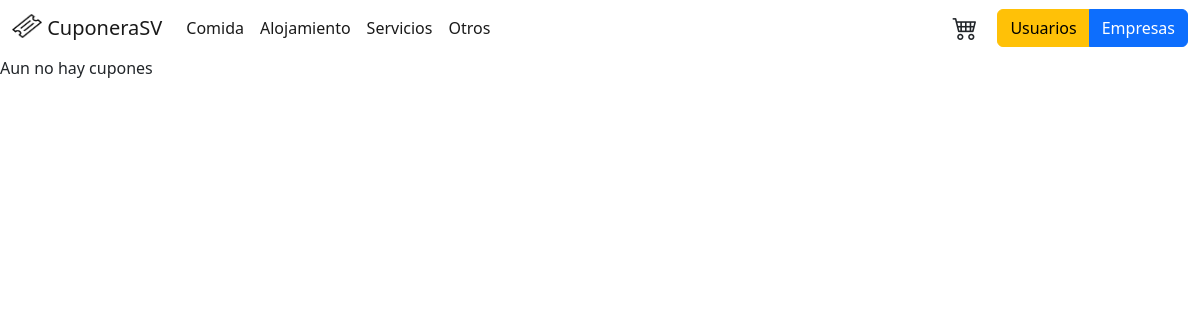
/Vistas/Alojamiento.php, run on an earlier commit of the app's database.
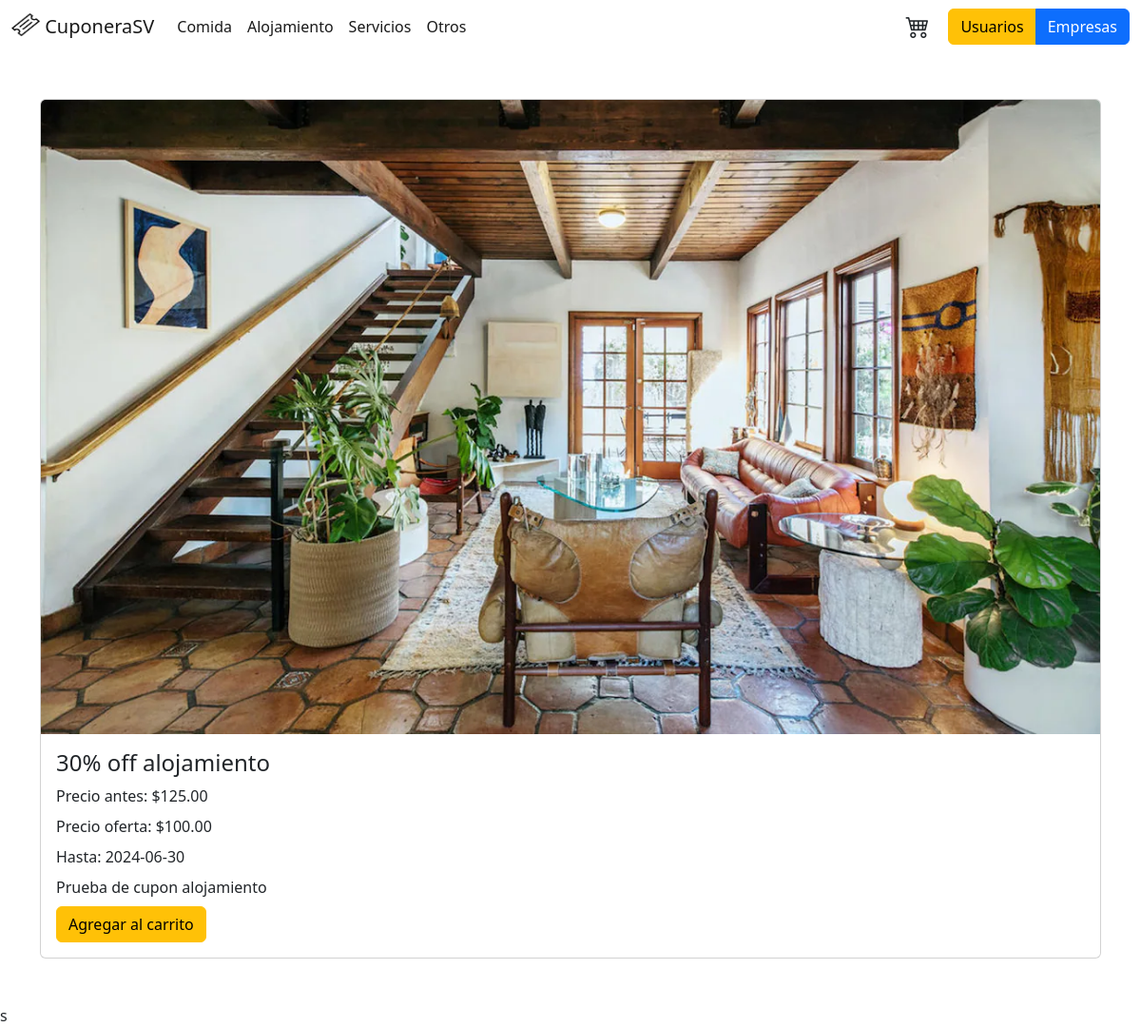
And on a later commit of the database.
### tables this page shows
CREATE TABLE IF NOT EXISTS `cupones` (
  `ID_cupon` int NOT NULL AUTO_INCREMENT,
  `FK_empresa` int NOT NULL,
  `Titulo_cupon` varchar(50) NOT NULL,
  `Precio_regular` decimal(5,2) NOT NULL,
  `Precio_oferta` decimal(5,2) NOT NULL,
  `Fecha_inicio_oferta` date NOT NULL,
  `Fecha_fin_oferta` date NOT NULL,
  `Fecha_limite_canje` date NOT NULL,
  `Cantidad_cupones` int DEFAULT NULL,
  `Descripcion` varchar(150) NOT NULL,
  `Imagen` varchar(250) NOT NULL,
  `FK_categoria` int NOT NULL,
  `FK_estado_oferta` int NOT NULL,
  PRIMARY KEY (`ID_cupon`),
  KEY `FK_empresa` (`FK_empresa`),
  KEY `FK_estado_oferta` (`FK_estado_oferta`),
  KEY `FK_categoria` (`FK_categoria`)
);

### Vistas/Alojamiento.php (the view, shortened to what this page needs)
<!DOCTYPE html>
<html lang="es" >
<head>
  <link href="https://cdn.jsdelivr.net/npm/bootstrap@5.2.1/dist/css/bootstrap.min.css" rel="stylesheet">
  <link rel="stylesheet" href="https://cdn.jsdelivr.net/npm/bootstrap-icons@1.10.2/font/bootstrap-icons.css">
  <link rel="stylesheet" href="style.css">
</head>
<body>
<nav class="navbar navbar-expand-lg bg-body-tertiary">
<div class="container-fluid">
<a class="navbar-brand" href="../Index.php">
      <img src="../Imagenes/Logo.png" alt="Logo" width="30" height="24" class="d-inline-block align-text-top">
      CuponeraSV
    </a>
    <div class="collapse navbar-collapse" id="navbarSupportedContent">
      <ul class="navbar-nav me-auto mb-2 mb-lg-0">
        <li class="nav-item">
          <a class="nav-link active" aria-current="page" href="Comida.php">Comida</a>
        </li>
        <li class="nav-item">
          <a class="nav-link active" aria-current="page" href="Alojamiento.php">Alojamiento</a>
        </li>
        <li class="nav-item">
          <a class="nav-link active" aria-current="page" href="Servicios.php">Servicios</a>
        </li>
        <li class="nav-item">
          <a class="nav-link active" aria-current="page" href="Otros.php">Otros</a>
        </li>
      </ul>
      <a class="nav-link active" style="margin-right: 20px; font-size:25px;" aria-current="page" href="Carritodecompras.php"><i class="bi bi-cart4"></i></a>
      <form class="d-flex">
      <div class="btn-group" role="group" aria-label="Basic mixed styles example">
      <a class="btn btn-warning" href="Login_usuarios.php" role="button">Usuarios</a>
      <a class="btn btn-primary" href="Login_empresas.php" role="button">Empresas</a>
      </div>
      </form>
    </div>
  </div>
</nav>
<?php
include_once('connection.php');
     $query = "SELECT * From Cupones where FK_categoria = '2'";
     $query_run = mysqli_query($conn, $query);
     $check = mysqli_num_rows($query_run)>0;
     if($check)
     {
        while($row = mysqli_fetch_assoc($query_run))
        {
            ?>
             <div class="container py-5">
            <div class="card-group">
              <div class="card">
                <img src="../ImageneCupones/<?php echo $row['Imagen']; ?>"class="card-img-top" alt="sin imagen">
                <div class ="card-body">
                    <h4 class ="card-title"> <?php echo $row[ 'Titulo_cupon'];?> </h4>
                    <p class ="card-title"> <?php echo "Precio antes: $".$row[ 'Precio_regular'];?> </h3>
                    <p class ="card-title"> <?php echo "Precio oferta: $".$row[ 'Precio_oferta'];?> </p>
                    <p class ="card-title"> <?php echo "Hasta: ".$row[ 'Fecha_fin_oferta'];?></p>
                    <p class ="card-title"> <?php echo $row[ 'Descripcion'];?> </p>
                    <?php if (isset($_SESSION['ID_usuario'])) { ?>
                          <a href="../Controladores/agregar_carrito.php?cupon_id=<?php echo $row['ID_cupon']; ?>&pagina=Comida" class="btn btn-warning">Agregar al carrito</a>
                        <?php } else { ?>
                          <a href="../Controladores/agregar_carrito.php?cupon_id=<?php echo $row['ID_cupon']; ?>&pagina=Comida" class="btn btn-warning">Agregar al carrito</a>
                        <?php } ?>
                  </div>
                </div>
            </div>
            </div>s
          <?php
        }
     }
else {
    echo "Aun no hay cupones";
}
     ?>
</body>
</body>
</html>

What changed in the data, as far as the page shows it:
added cupones: Imagen (picture), Titulo_cupon "30% off alojamiento", Precio_regular "125.00", Precio_oferta "100.00", Fecha_fin_oferta "2024-06-30", Descripcion "Prueba de cupon alojamiento"
Also different on the page:
text no longer shown: "Aun no hay cupones"
